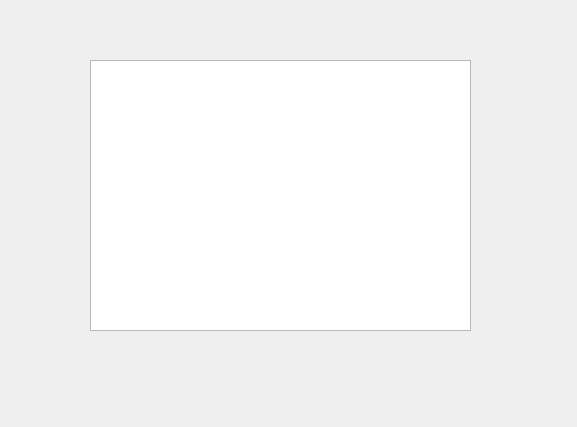
<?xml version="1.0" encoding="UTF-8"?>
<ui version="4.0">
 <class>StudentGrade</class>
 <widget class="QDialog" name="StudentGrade">
  <property name="geometry">
   <rect>
    <x>0</x>
    <y>0</y>
    <width>577</width>
    <height>427</height>
   </rect>
  </property>
  <property name="windowTitle">
   <string>Dialog</string>
  </property>
  <widget class="QTextEdit" name="textGrades">
   <property name="geometry">
    <rect>
     <x>90</x>
     <y>60</y>
     <width>381</width>
     <height>271</height>
    </rect>
   </property>
  </widget>
 </widget>
 <resources/>
 <connections/>
</ui>
